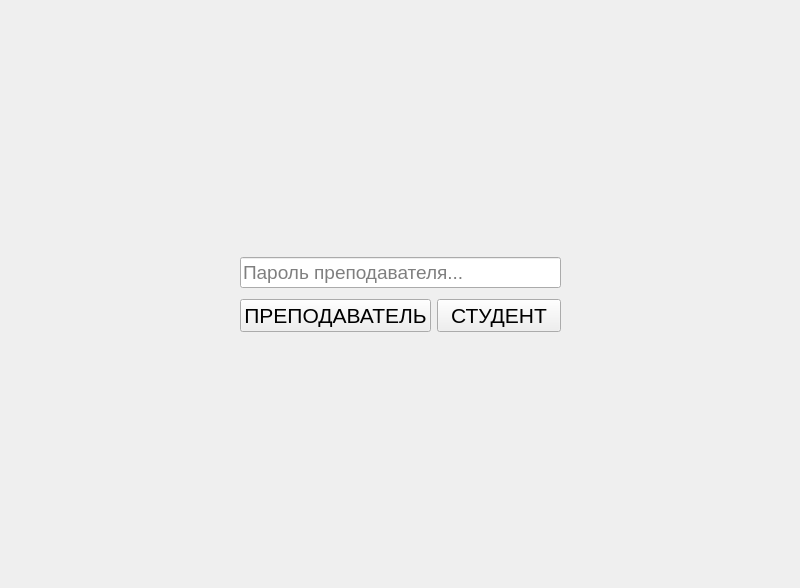
<?xml version="1.0" encoding="UTF-8"?>
<ui version="4.0">
 <class>MainWindow</class>
 <widget class="QMainWindow" name="MainWindow">
  <property name="geometry">
   <rect>
    <x>0</x>
    <y>0</y>
    <width>800</width>
    <height>588</height>
   </rect>
  </property>
  <property name="font">
   <font>
    <pointsize>16</pointsize>
   </font>
  </property>
  <property name="windowTitle">
   <string>MainWindow</string>
  </property>
  <widget class="QWidget" name="centralwidget">
   <property name="font">
    <font>
     <pointsize>16</pointsize>
    </font>
   </property>
   <layout class="QVBoxLayout" name="verticalLayout">
    <property name="spacing">
     <number>0</number>
    </property>
    <property name="leftMargin">
     <number>0</number>
    </property>
    <property name="topMargin">
     <number>0</number>
    </property>
    <property name="rightMargin">
     <number>0</number>
    </property>
    <property name="bottomMargin">
     <number>0</number>
    </property>
    <item>
     <widget class="QStackedWidget" name="stackMain">
      <widget class="QWidget" name="pgAuth">
       <layout class="QGridLayout" name="gridLayout_3">
        <item row="1" column="1" colspan="2">
         <widget class="QLineEdit" name="ledtLogin">
          <property name="font">
           <font>
            <pointsize>14</pointsize>
           </font>
          </property>
          <property name="placeholderText">
           <string>Пароль преподавателя...</string>
          </property>
         </widget>
        </item>
        <item row="2" column="1">
         <widget class="QPushButton" name="btnSuper">
          <property name="cursor">
           <cursorShape>PointingHandCursor</cursorShape>
          </property>
          <property name="text">
           <string>ПРЕПОДАВАТЕЛЬ</string>
          </property>
         </widget>
        </item>
        <item row="2" column="2">
         <widget class="QPushButton" name="btnStudent">
          <property name="cursor">
           <cursorShape>PointingHandCursor</cursorShape>
          </property>
          <property name="text">
           <string>СТУДЕНТ</string>
          </property>
         </widget>
        </item>
        <item row="3" column="1" colspan="2">
         <spacer name="verticalSpacer">
          <property name="orientation">
           <enum>Qt::Vertical</enum>
          </property>
          <property name="sizeHint" stdset="0">
           <size>
            <width>321</width>
            <height>237</height>
           </size>
          </property>
         </spacer>
        </item>
        <item row="0" column="1" colspan="2">
         <spacer name="verticalSpacer_2">
          <property name="orientation">
           <enum>Qt::Vertical</enum>
          </property>
          <property name="sizeHint" stdset="0">
           <size>
            <width>321</width>
            <height>237</height>
           </size>
          </property>
         </spacer>
        </item>
        <item row="1" column="0" rowspan="2">
         <spacer name="horizontalSpacer">
          <property name="orientation">
           <enum>Qt::Horizontal</enum>
          </property>
          <property name="sizeHint" stdset="0">
           <size>
            <width>223</width>
            <height>81</height>
           </size>
          </property>
         </spacer>
        </item>
        <item row="1" column="3" rowspan="2">
         <spacer name="horizontalSpacer_2">
          <property name="orientation">
           <enum>Qt::Horizontal</enum>
          </property>
          <property name="sizeHint" stdset="0">
           <size>
            <width>223</width>
            <height>81</height>
           </size>
          </property>
         </spacer>
        </item>
       </layout>
      </widget>
      <widget class="QWidget" name="pgProfessor">
       <layout class="QGridLayout" name="gridLayout_4">
        <item row="2" column="1">
         <widget class="QPushButton" name="btnProDelLesson">
          <property name="text">
           <string>УДАЛИТЬ</string>
          </property>
         </widget>
        </item>
        <item row="0" column="2" rowspan="3">
         <widget class="QTextBrowser" name="brProShow"/>
        </item>
        <item row="1" column="1">
         <widget class="QPushButton" name="btnProAddLesson">
          <property name="text">
           <string>ДОБАВИТЬ</string>
          </property>
         </widget>
        </item>
        <item row="1" column="3">
         <widget class="QPushButton" name="btnProAddExample">
          <property name="text">
           <string>ДОБАВИТЬ</string>
          </property>
         </widget>
        </item>
        <item row="2" column="3">
         <widget class="QPushButton" name="btnProDelExample">
          <property name="text">
           <string>УДАЛИТЬ</string>
          </property>
         </widget>
        </item>
        <item row="0" column="1">
         <widget class="QScrollArea" name="scrlProLessons">
          <property name="sizePolicy">
           <sizepolicy hsizetype="Maximum" vsizetype="Expanding">
            <horstretch>0</horstretch>
            <verstretch>0</verstretch>
           </sizepolicy>
          </property>
          <property name="font">
           <font>
            <pointsize>14</pointsize>
           </font>
          </property>
          <property name="widgetResizable">
           <bool>true</bool>
          </property>
          <widget class="QWidget" name="areaProLessons">
           <property name="geometry">
            <rect>
             <x>0</x>
             <y>0</y>
             <width>146</width>
             <height>476</height>
            </rect>
           </property>
           <layout class="QVBoxLayout" name="layProLessons"/>
          </widget>
         </widget>
        </item>
        <item row="0" column="3">
         <widget class="QScrollArea" name="scrlProExamples">
          <property name="sizePolicy">
           <sizepolicy hsizetype="Maximum" vsizetype="Expanding">
            <horstretch>0</horstretch>
            <verstretch>0</verstretch>
           </sizepolicy>
          </property>
          <property name="font">
           <font>
            <pointsize>14</pointsize>
           </font>
          </property>
          <property name="widgetResizable">
           <bool>true</bool>
          </property>
          <widget class="QWidget" name="areaProExamples">
           <property name="geometry">
            <rect>
             <x>0</x>
             <y>0</y>
             <width>146</width>
             <height>476</height>
            </rect>
           </property>
           <layout class="QVBoxLayout" name="layProExamples"/>
          </widget>
         </widget>
        </item>
       </layout>
      </widget>
      <widget class="QWidget" name="pgStudent">
       <layout class="QVBoxLayout" name="verticalLayout_2">
        <property name="spacing">
         <number>0</number>
        </property>
        <property name="leftMargin">
         <number>0</number>
        </property>
        <property name="topMargin">
         <number>0</number>
        </property>
        <property name="rightMargin">
         <number>0</number>
        </property>
        <property name="bottomMargin">
         <number>0</number>
        </property>
        <item>
         <widget class="QStackedWidget" name="stackStudent">
          <widget class="QWidget" name="pgLessons">
           <layout class="QGridLayout" name="gridLayout">
            <item row="0" column="0">
             <widget class="QScrollArea" name="scrlLessons">
              <property name="sizePolicy">
               <sizepolicy hsizetype="Minimum" vsizetype="Expanding">
                <horstretch>0</horstretch>
                <verstretch>0</verstretch>
               </sizepolicy>
              </property>
              <property name="font">
               <font>
                <pointsize>14</pointsize>
               </font>
              </property>
              <property name="lineWidth">
               <number>1</number>
              </property>
              <property name="widgetResizable">
               <bool>true</bool>
              </property>
              <widget class="QWidget" name="areaLessons">
               <property name="geometry">
                <rect>
                 <x>0</x>
                 <y>0</y>
                 <width>129</width>
                 <height>476</height>
                </rect>
               </property>
               <layout class="QVBoxLayout" name="layLessons"/>
              </widget>
             </widget>
            </item>
            <item row="0" column="1" rowspan="3">
             <widget class="QTextBrowser" name="brLessonInfo">
              <property name="sizePolicy">
               <sizepolicy hsizetype="Expanding" vsizetype="Expanding">
                <horstretch>0</horstretch>
                <verstretch>0</verstretch>
               </sizepolicy>
              </property>
             </widget>
            </item>
            <item row="1" column="0">
             <widget class="QPushButton" name="btnOpenExamples">
              <property name="cursor">
               <cursorShape>PointingHandCursor</cursorShape>
              </property>
              <property name="text">
               <string>ПРАКТИКА</string>
              </property>
             </widget>
            </item>
            <item row="2" column="0">
             <widget class="QPushButton" name="btnExit">
              <property name="cursor">
               <cursorShape>PointingHandCursor</cursorShape>
              </property>
              <property name="text">
               <string>ВЫХОД</string>
              </property>
             </widget>
            </item>
           </layout>
          </widget>
          <widget class="QWidget" name="pgExamples">
           <layout class="QGridLayout" name="gridLayout_2">
            <item row="0" column="0">
             <widget class="QScrollArea" name="scrlExamples">
              <property name="sizePolicy">
               <sizepolicy hsizetype="Minimum" vsizetype="Expanding">
                <horstretch>0</horstretch>
                <verstretch>0</verstretch>
               </sizepolicy>
              </property>
              <property name="font">
               <font>
                <pointsize>14</pointsize>
               </font>
              </property>
              <property name="lineWidth">
               <number>1</number>
              </property>
              <property name="widgetResizable">
               <bool>true</bool>
              </property>
              <widget class="QWidget" name="areaExamples">
               <property name="geometry">
                <rect>
                 <x>0</x>
                 <y>0</y>
                 <width>101</width>
                 <height>476</height>
                </rect>
               </property>
               <layout class="QVBoxLayout" name="layExamples"/>
              </widget>
             </widget>
            </item>
            <item row="0" column="1" rowspan="3">
             <widget class="QTextBrowser" name="brExampleInfo">
              <property name="sizePolicy">
               <sizepolicy hsizetype="Expanding" vsizetype="Expanding">
                <horstretch>0</horstretch>
                <verstretch>0</verstretch>
               </sizepolicy>
              </property>
             </widget>
            </item>
            <item row="1" column="0">
             <widget class="QPushButton" name="btnOpenLessons">
              <property name="cursor">
               <cursorShape>PointingHandCursor</cursorShape>
              </property>
              <property name="text">
               <string>ТЕОРИЯ</string>
              </property>
             </widget>
            </item>
            <item row="2" column="0">
             <widget class="QPushButton" name="btnExit_2">
              <property name="cursor">
               <cursorShape>PointingHandCursor</cursorShape>
              </property>
              <property name="text">
               <string>ВЫХОД</string>
              </property>
             </widget>
            </item>
           </layout>
          </widget>
         </widget>
        </item>
       </layout>
      </widget>
     </widget>
    </item>
   </layout>
  </widget>
 </widget>
 <resources/>
 <connections/>
</ui>
